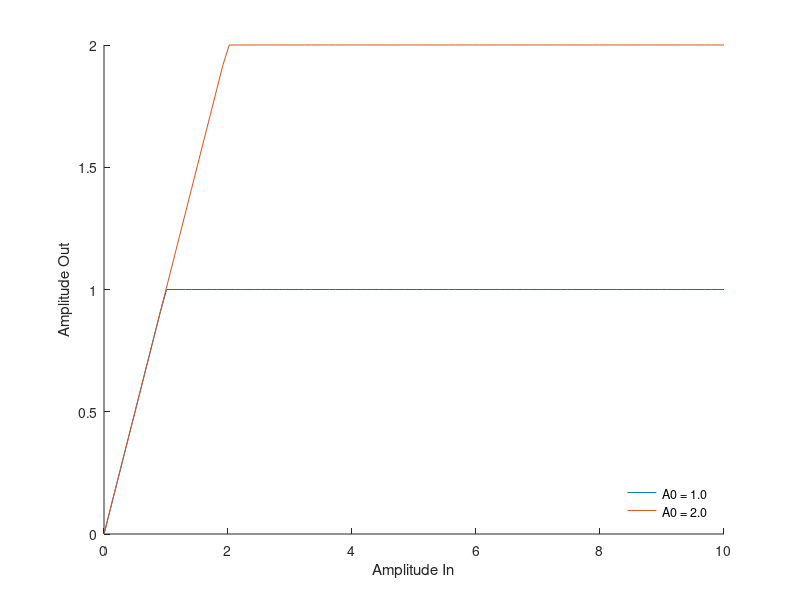
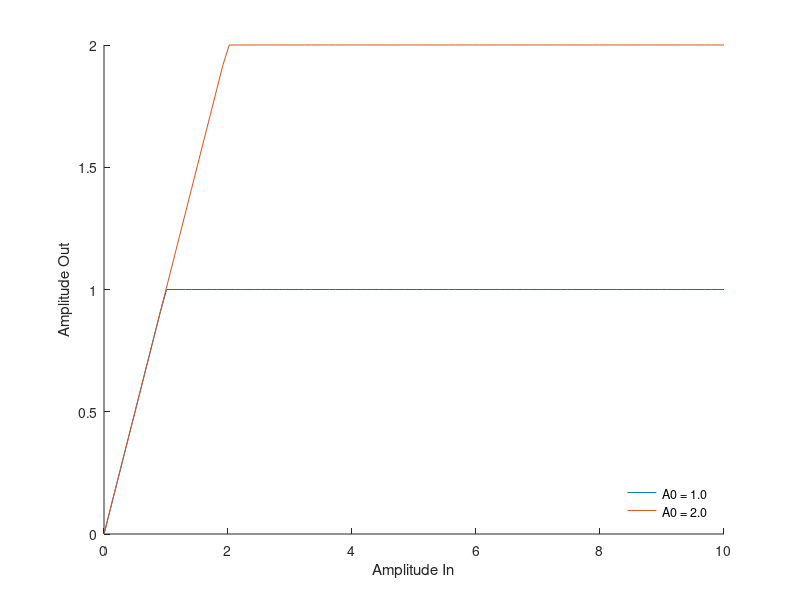
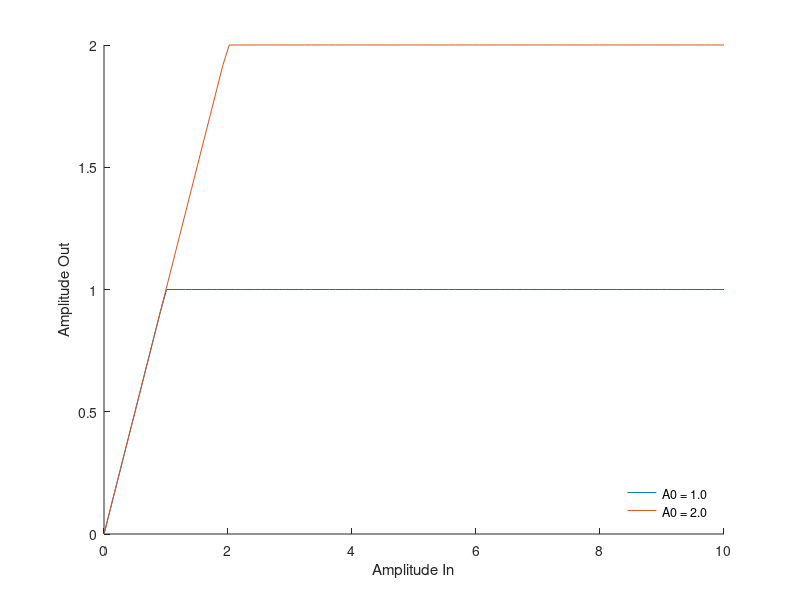

Source code (MATLAB) for these figures, in order:
%% LIMPEZA
% ####################################################################### %

clear;
close all;
clc;

% ####################################################################### %
%% PARÂMETROS PRINCIPAIS
% ####################################################################### %

root_save = ['C:\Users\joaov_zm1q2wh\OneDrive\Code\github\Impact-Analysis-of-Analog-Front-end-in-Massive-MIMO-Systems\'];
savefig = 1;

A0 = [1.0, 2.0];      % Parâmetros de amplificação
p_values = [1, 2, 3]; % Valores do parâmetro de não linearidade (saturação)

N_A0 = length(A0);    % Número de valores de A0

N_amp_in = 100;                           % Número de pontos para a amplitude de entrada
amplitude_in = linspace(0, 10, N_amp_in); % Variação da amplitude de entrada

% ####################################################################### %
%% CÁLCULO DA TRANSFERÊNCIA DE AMPLITUDE
% ####################################################################### %

amplitude_out_clipping = zeros(N_amp_in, 1, N_A0);  % Inicializa a matriz de saída para clipping ideal

for a0_idx = 1:N_A0
    a0 = A0(a0_idx);
    
    for amp_in_idx = 1:N_amp_in
        amp_in = amplitude_in(amp_in_idx);
        
        % Implementação direta do modelo de clipping ideal
        amp_out = min(abs(amp_in), a0) .* exp(1j * angle(amp_in));
        
        % Armazena o resultado
        amplitude_out_clipping(amp_in_idx, 1, a0_idx) = amp_out;
    end
end

%% GERANDO O GRÁFICO DE AMPLITUDE-AMPLITUDE PARA CLIPPING IDEAL
% ####################################################################### %

figure;
hold on;

for a0_idx = 1:N_A0
    if A0(a0_idx) == 1
        style = '-';
    elseif A0(a0_idx) == 2
        style = '-';
    end
    
    plot(amplitude_in, abs(squeeze(amplitude_out_clipping(:, 1, a0_idx))), style, ...
        'DisplayName', sprintf('A0 = %.1f', A0(a0_idx)));
end

xlabel('Amplitude In');
ylabel('Amplitude Out');
legend('Location', 'southeast');
legend box off;

graph_name = sprintf('amp_clip');
    
if savefig == 1
   saveas(gcf,[root_save graph_name],'fig');
   saveas(gcf,[root_save graph_name],'png');
   saveas(gcf,[root_save graph_name],'epsc2');
end